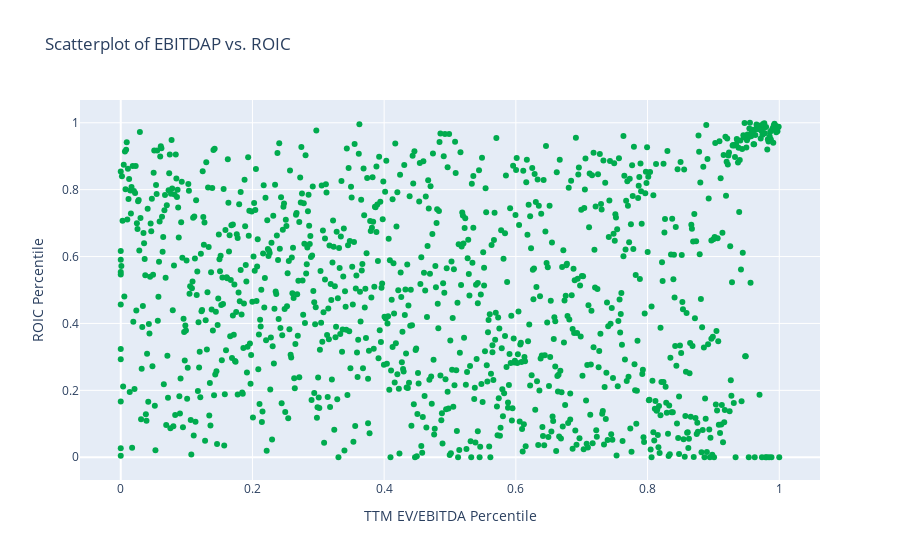

The notebook cell this image was saved under:
### Code cell
# scatter plot two factors, check both raw ratio & PRank
fig1 = plty.Figure()
fig1.add_trace(plty.Scatter(x=b.EBITDAP.values, 
                            y=b.ROIC.values, 
                            mode='markers',
                            text=b.index,
                            marker_color=clr1[0]))
fig1.update_layout(
    title = 'Scatterplot of EBITDAP vs. ROIC',
    yaxis_title = 'ROIC Percentile',
    xaxis_title = 'TTM EV/EBITDA Percentile'
)
fig1.show()

### Figure 1 — Plotly figure (JSON) as saved in the notebook; plotly's stock layout.template omitted (floating-point values rounded to 4 significant figures; data arrays with more than 128 entries replaced by an {"elided": "..."} marker saying what was removed)
{"data": [{"marker": {"color": "#00ab4e"}, "mode": "markers", "text": {"elided": "1112 str values"}, "type": "scatter", "x": {"elided": "1112 float values"}, "y": {"elided": "1112 float values"}}], "layout": {"title": {"text": "Scatterplot of EBITDAP vs. ROIC"}, "xaxis": {"title": {"text": "TTM EV/EBITDA Percentile"}}, "yaxis": {"title": {"text": "ROIC Percentile"}}}}
